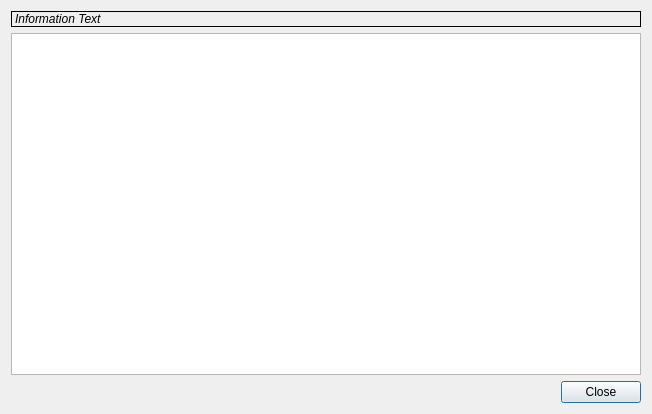
<?xml version="1.0" encoding="UTF-8"?>
<ui version="4.0">
 <class>ConfigurationDialog</class>
 <widget class="QDialog" name="ConfigurationDialog">
  <property name="geometry">
   <rect>
    <x>0</x>
    <y>0</y>
    <width>652</width>
    <height>414</height>
   </rect>
  </property>
  <property name="windowTitle">
   <string>Dialog</string>
  </property>
  <layout class="QVBoxLayout" name="verticalLayout">
   <item>
    <widget class="QLabel" name="ui_info">
     <property name="font">
      <font>
       <italic>true</italic>
      </font>
     </property>
     <property name="frameShape">
      <enum>QFrame::Box</enum>
     </property>
     <property name="text">
      <string>Information Text</string>
     </property>
    </widget>
   </item>
   <item>
    <widget class="QTextEdit" name="ui_text_info">
     <property name="sizePolicy">
      <sizepolicy hsizetype="MinimumExpanding" vsizetype="MinimumExpanding">
       <horstretch>0</horstretch>
       <verstretch>0</verstretch>
      </sizepolicy>
     </property>
     <property name="minimumSize">
      <size>
       <width>200</width>
       <height>0</height>
      </size>
     </property>
     <property name="readOnly">
      <bool>true</bool>
     </property>
    </widget>
   </item>
   <item>
    <widget class="QDialogButtonBox" name="ui_buttonBox">
     <property name="standardButtons">
      <set>QDialogButtonBox::Close</set>
     </property>
    </widget>
   </item>
  </layout>
 </widget>
 <resources/>
 <connections>
  <connection>
   <sender>ui_buttonBox</sender>
   <signal>clicked(QAbstractButton*)</signal>
   <receiver>ConfigurationDialog</receiver>
   <slot>accept()</slot>
   <hints>
    <hint type="sourcelabel">
     <x>299</x>
     <y>632</y>
    </hint>
    <hint type="destinationlabel">
     <x>299</x>
     <y>324</y>
    </hint>
   </hints>
  </connection>
 </connections>
</ui>
